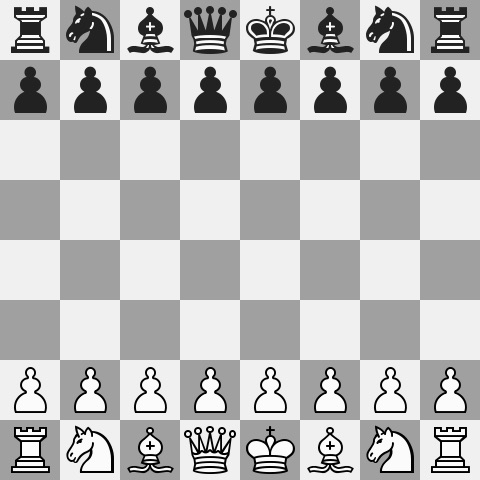
//> input picture HW2/HW2/input/Part_2/p2_board_1.jpg, 480 x 480 px
$ ./Part_2a   (built with g++ and OpenCV 4)
//> lines starting //> are read from the running program, lines starting //| are printed output that depends on the picture; after the words box and inside, x2 and y2 are one past the last pixel; in counts of white or black regions, pixels touching at a corner belong together


#include <opencv2/opencv.hpp>

#include "opencv2/imgproc.hpp"
#include <iostream>
#include <string>
using namespace cv;
using namespace std;

Scalar getMSSIM( const Mat& i1, const Mat& i2)
{
    const double C1 = 6.5025, C2 = 58.5225;

    int d     = CV_32F;

    Mat I1, I2;
    i1.convertTo(I1, d);
    i2.convertTo(I2, d);

    Mat I2_2   = I2.mul(I2);
    Mat I1_2   = I1.mul(I1);
    Mat I1_I2  = I1.mul(I2);


    Mat mu1, mu2;
    GaussianBlur(I1, mu1, Size(11, 11), 1.5);
    GaussianBlur(I2, mu2, Size(11, 11), 1.5);

    Mat mu1_2   =   mu1.mul(mu1);
    Mat mu2_2   =   mu2.mul(mu2);
    Mat mu1_mu2 =   mu1.mul(mu2);

    Mat sigma1_2, sigma2_2, sigma12;

    GaussianBlur(I1_2, sigma1_2, Size(11, 11), 1.5);
    sigma1_2 -= mu1_2;

    GaussianBlur(I2_2, sigma2_2, Size(11, 11), 1.5);
    sigma2_2 -= mu2_2;

    GaussianBlur(I1_I2, sigma12, Size(11, 11), 1.5);
    sigma12 -= mu1_mu2;


    Mat t1, t2, t3;

    t1 = 2 * mu1_mu2 + C1;
    t2 = 2 * sigma12 + C2;
    t3 = t1.mul(t2);

    t1 = mu1_2 + mu2_2 + C1;
    t2 = sigma1_2 + sigma2_2 + C2;
    t1 = t1.mul(t2);

    Mat ssim_map;
    divide(t3, t1, ssim_map);

    Scalar mssim = mean( ssim_map );
    return mssim;
}


void fun(string input, string output)
{
//> called with input = "p2_board_1.jpg", output = "../../output/Part_2a/2a1.png"
 // Read the image file
Mat image = imread(input);
//> image is the input picture: 480 rows x 480 cols, CV_8UC3; min 0, max 255, mean 185.6

Mat black_on_black_pawn=imread("../../input/black_on_black_pawn.png");
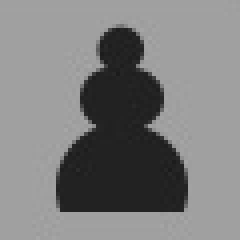
//> input picture HW2/HW2/programs/black_on_black_pawn.png, 60 x 60 px (shown 4 times larger)
//> black_on_black_pawn is the input picture: 60 rows x 60 cols, CV_8UC3; min 27, max 167, mean 126
Mat black_on_white_pawn=imread("../../input/black_on_white_pawn.png");
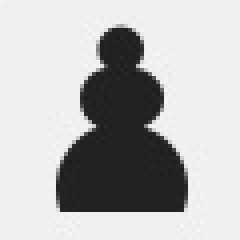
//> input picture HW2/HW2/programs/black_on_white_pawn.png, 60 x 60 px (shown 4 times larger)
//> black_on_white_pawn is the input picture: 60 rows x 60 cols, CV_8UC3; min 28, max 247, mean 184.5
Mat white_on_white_pawn=imread("../../input/white_on_white_pawn.png");
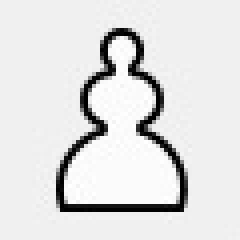
//> input picture HW2/HW2/programs/white_on_white_pawn.png, 60 x 60 px (shown 4 times larger)
//> white_on_white_pawn is the input picture: 60 rows x 60 cols, CV_8UC3; min 0, max 255, mean 223.4
Mat white_on_black_pawn=imread("../../input/white_on_black_pawn.png");
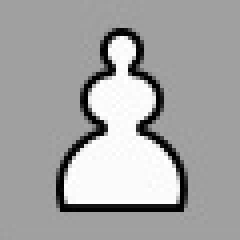
//> input picture HW2/HW2/programs/white_on_black_pawn.png, 60 x 60 px (shown 4 times larger)
//> white_on_black_pawn is the input picture: 60 rows x 60 cols, CV_8UC3; min 0, max 255, mean 164.5

Scalar b_o_b_pawn;
Scalar b_o_w_pawn;
Scalar w_o_b_pawn;
Scalar w_o_w_pawn;

cout<<image.rows<<endl;
//| 480
cout<<image.cols<<endl;
//| 480
int count  = 0;


	for(int i=0; i<image.rows; i+=60)

	{

	for(int j=0; j<image.cols; j+=60)
	 {Rect roi(j,i,60,60);
		count++;
	  Mat cmp= image(roi);
	  b_o_b_pawn= getMSSIM(cmp, black_on_black_pawn);
	  b_o_w_pawn= getMSSIM(cmp, black_on_white_pawn);
	  w_o_b_pawn= getMSSIM(cmp, white_on_black_pawn);
	  w_o_w_pawn= getMSSIM(cmp, white_on_white_pawn);
	  if (b_o_b_pawn[0]>0.95)
	  {Rect r=Rect(j,i,58,58);
	  rectangle(image,r,Scalar(255,0,0),2,8,0);}
	  if (b_o_w_pawn[0]>0.95)
	  {Rect r=Rect(j,i,58,58);
	  rectangle(image,r,Scalar(255,0,0),2,8,0);}
	  if (w_o_b_pawn[0]>0.95)
      {Rect r=Rect(j,i,58,58);
	  rectangle(image,r,Scalar(255,0,0),2,8,0);}
	  if (w_o_w_pawn[0]>0.95)
	  {Rect r=Rect(j,i,58,58);
	  rectangle(image,r,Scalar(255,0,0),2,8,0);}


	}

}
//> this loop made 8 passes
//> (count, b_o_b_pawn, b_o_w_pawn, w_o_b_pawn, w_o_w_pawn) on passes 1 to 5: (8, Scalar(0.57, 0.57, 0.57), Scalar(0.519, 0.519, 0.519), Scalar(0.548, 0.548, 0.548), Scalar(0.505, 0.505, 0.505)), (16, Scalar(0.894, 0.894, 0.894), Scalar(1, 1, 1), Scalar(0.679, 0.679, 0.679), Scalar(0.764, 0.764, 0.764)), (24, Scalar(0.62, 0.62, 0.62), Scalar(0.551, 0.551, 0.551), Scalar(0.609, 0.609, 0.609), Scalar(0.549, 0.549, 0.549)), (32, Scalar(0.559, 0.559, 0.559), Scalar(0.578, 0.578, 0.578), Scalar(0.57, 0.57, 0.57), Scalar(0.596, 0.596, 0.596)), (40, Scalar(0.62, 0.62, 0.62), Scalar(0.551, 0.551, 0.551), Scalar(0.609, 0.609, 0.609), Scalar(0.549, 0.549, 0.549))
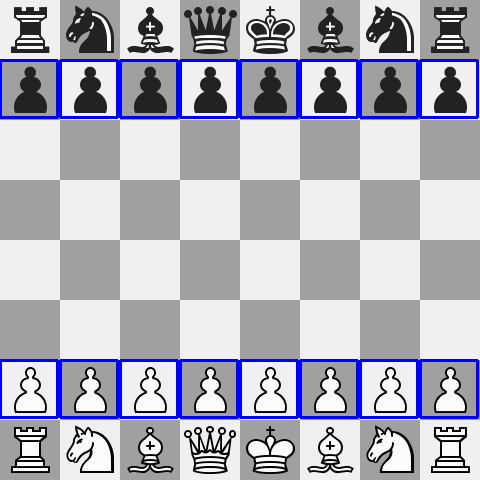
//> image: 480 rows x 480 cols, CV_8UC3; 4.67% of pixels changed, all inside (x1, y1, x2, y2) = (0, 59, 479, 419)
//> after the loop, count = 64


cout<<count<<endl;
//| 64
imwrite( output, image);


 string windowName = "1"; //Name of the window

 namedWindow(windowName); // Create a window

 imshow(windowName,image); // Show our image inside the created window.

 waitKey(0); // Wait for any keystroke in the window

 destroyWindow(windowName); //destroy the created window

 return ;
}


int main(){
    fun("p2_board_1.jpg","../../output/Part_2a/2a1.png");
    fun("p2_board_2.jpg","../../output/Part_2a/2a2.png");
//> p2_board_2.jpg cannot be read in this run, so this picture is empty
//| 0
//| 0
//| 0
//> (the run ends here: the program stops with an error, at `imwrite( output, image);`)
